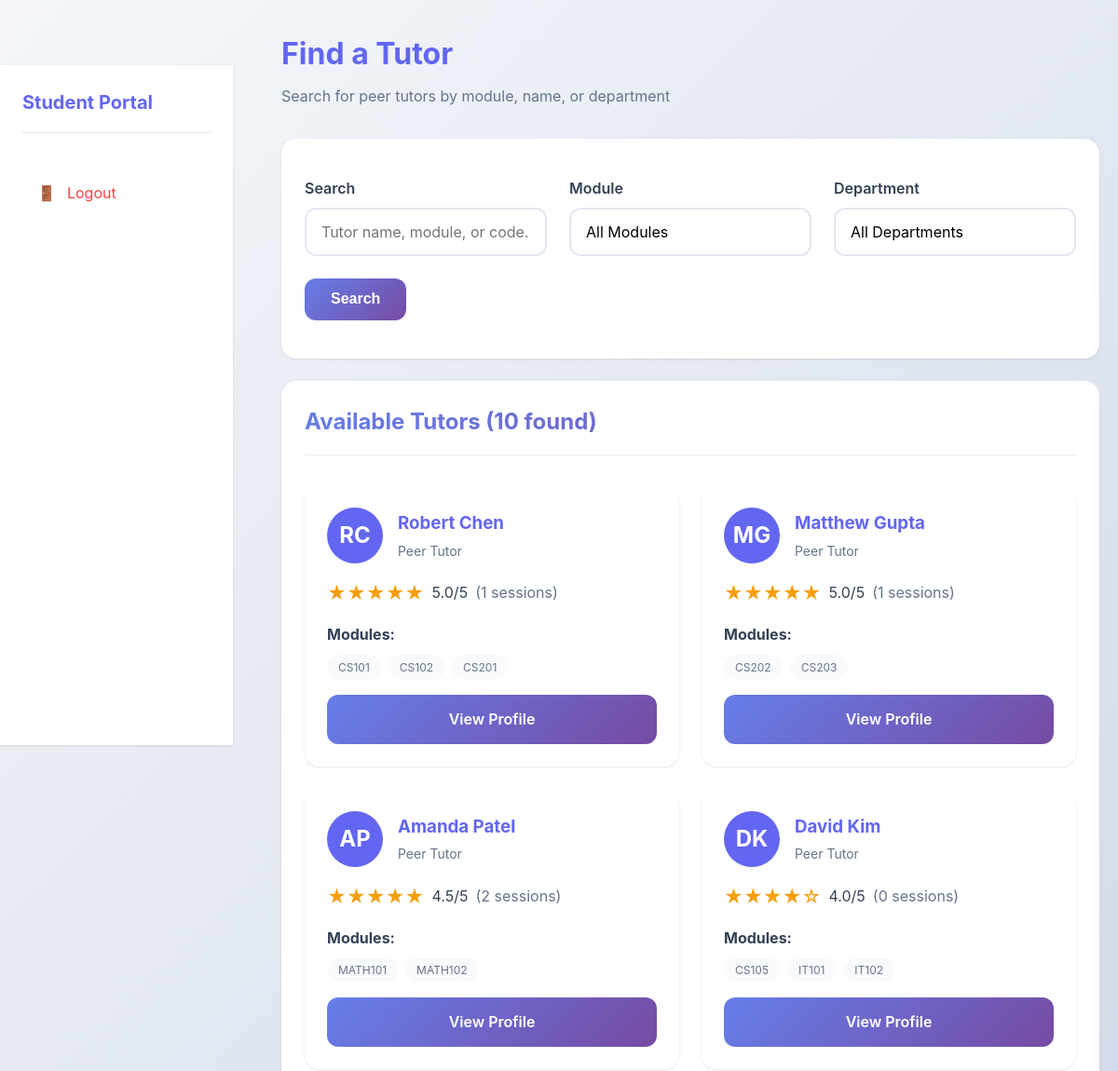
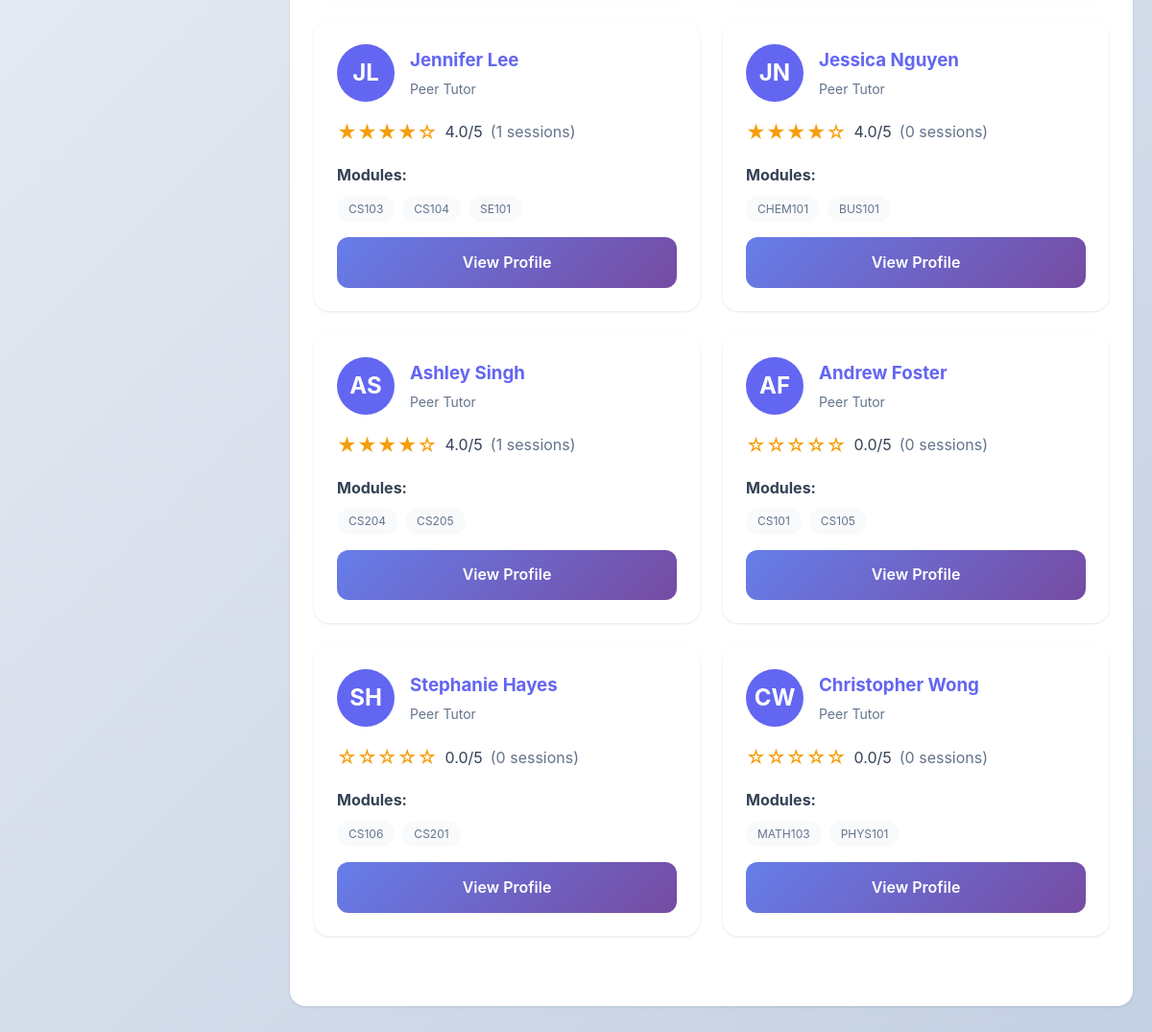
The page /student/find_tutor.php (signed in) on the database its author committed (2 pictures, top to bottom).
### tables this page shows
CREATE TABLE tutors (
    tutor_id INT AUTO_INCREMENT PRIMARY KEY,
    tutor_number VARCHAR(20) NOT NULL UNIQUE,
    first_name VARCHAR(50) NOT NULL,
    last_name VARCHAR(50) NOT NULL,
    email VARCHAR(100) NOT NULL UNIQUE,
    password VARCHAR(255) NOT NULL,
    phone VARCHAR(20),
    status ENUM('active', 'inactive') DEFAULT 'active',
    created_at TIMESTAMP DEFAULT CURRENT_TIMESTAMP
);

CREATE TABLE tutor_modules (
    tutor_module_id INT AUTO_INCREMENT PRIMARY KEY,
    tutor_id INT NOT NULL,
    module_id INT NOT NULL,
    proficiency_level ENUM('beginner', 'intermediate', 'advanced') DEFAULT 'intermediate',
    created_at TIMESTAMP DEFAULT CURRENT_TIMESTAMP,
    FOREIGN KEY (tutor_id) REFERENCES tutors(tutor_id) ON DELETE CASCADE,
    FOREIGN KEY (module_id) REFERENCES modules(module_id) ON DELETE CASCADE,
    UNIQUE KEY unique_tutor_module (tutor_id, module_id)
);

CREATE TABLE modules (
    module_id INT AUTO_INCREMENT PRIMARY KEY,
    module_code VARCHAR(20) NOT NULL UNIQUE,
    module_name VARCHAR(100) NOT NULL,
    program_id INT NOT NULL,
    created_at TIMESTAMP DEFAULT CURRENT_TIMESTAMP,
    FOREIGN KEY (program_id) REFERENCES programs(program_id) ON DELETE CASCADE
);

### includes/functions.php (called while the page is built, shortened)
<?php
function generateStarRating($rating) {
    $stars = '';
    for ($i = 1; $i <= 5; $i++) {
        if ($i <= $rating) {
            $stars .= '★';
        } else {
            $stars .= '☆';
        }
    }
    return $stars;
}
?>

### student/find_tutor.php (the view, shortened to what this page needs)
<?php
require_once '../config/database.php';
require_once '../includes/functions.php';
$search = $_GET['search'] ?? '';
$query = "
    SELECT DISTINCT t.*,
    (SELECT AVG(rating) FROM feedback WHERE tutor_id = t.tutor_id) as avg_rating,
    (SELECT COUNT(*) FROM sessions s JOIN bookings b ON s.booking_id = b.booking_id WHERE b.tutor_id = t.tutor_id AND s.status = 'completed') as session_count
    FROM tutors t
    JOIN tutor_modules tm ON t.tutor_id = tm.tutor_id
    JOIN modules m ON tm.module_id = m.module_id
    JOIN programs p ON m.program_id = p.program_id
    JOIN departments d ON p.department_id = d.department_id
    WHERE t.status = 'active'
";
$params = [];
$query .= " ORDER BY avg_rating DESC, t.last_name, t.first_name";
$stmt = $pdo->prepare($query);
$stmt->execute($params);
$tutors = $stmt->fetchAll();
?>
<!DOCTYPE html>
<html lang="en">
<head>
    <link rel="stylesheet" href="../assets/css/style.css">
</head>
<body>
    <div class="dashboard-layout">
        <?php include '../includes/sidebar.php'; ?>
        <div class="main-content">
            <div class="container-fluid">
                <div class="page-header">
                    <h1>Find a Tutor</h1>
                    <p>Search for peer tutors by module, name, or department</p>
                </div>
                <div class="card">
                    <div class="card-body">
                        <form method="GET" action="">
                            <div class="form-row">
                                <div class="form-group">
                                    <label for="search">Search</label>
                                    <input type="text" id="search" name="search" class="form-control" placeholder="Tutor name, module, or code..." value="<?php echo htmlspecialchars($search); ?>">
                                </div>
                                <div class="form-group">
                                    <label for="module">Module</label>
                                    <select id="module" name="module" class="form-control">
                                        <option value="">All Modules</option>
                                    </select>
                                </div>
                                <div class="form-group">
                                    <label for="department">Department</label>
                                    <select id="department" name="department" class="form-control">
                                        <option value="">All Departments</option>
                                    </select>
                                </div>
                            </div>
                            <button type="submit" class="btn btn-primary">Search</button>
                        </form>
                    </div>
                </div>
                <div class="card">
                    <div class="card-header">
                        <h2>Available Tutors (<?php echo count($tutors); ?> found)</h2>
                    </div>
                    <div class="card-body">
                        <?php if (empty($tutors)): ?>
                            <p>No tutors found matching your criteria. Try adjusting your search filters.</p>
                        <?php else: ?>
                            <div class="tutor-grid">
                                <?php foreach ($tutors as $tutor): ?>
                                    <?php
                                    $stmt = $pdo->prepare("
                                        SELECT m.module_code, m.module_name, tm.proficiency_level
                                        FROM tutor_modules tm
                                        JOIN modules m ON tm.module_id = m.module_id
                                        WHERE tm.tutor_id = ?
                                    ");
                                    $stmt->execute([$tutor['tutor_id']]);
                                    $tutor_modules = $stmt->fetchAll();
                                    ?>
                                    <div class="tutor-card">
                                        <div class="tutor-card-header">
                                            <div class="tutor-avatar">
                                                <?php echo strtoupper(substr($tutor['first_name'], 0, 1) . substr($tutor['last_name'], 0, 1)); ?>
                                            </div>
                                            <div class="tutor-info">
                                                <h3><?php echo htmlspecialchars($tutor['first_name'] . ' ' . $tutor['last_name']); ?></h3>
                                                <p>Peer Tutor</p>
                                            </div>
                                        </div>
                                        <div class="tutor-card-body">
                                            <div class="tutor-rating">
                                                <span class="stars"><?php echo generateStarRating(round($tutor['avg_rating'])); ?></span>
                                                <span><?php echo number_format($tutor['avg_rating'], 1); ?>/5</span>
                                                <span style="color: var(--text-muted);">(<?php echo $tutor['session_count']; ?> sessions)</span>
                                            </div>
                                            <p><strong>Modules:</strong></p>
                                            <div class="tutor-modules">
                                                <?php foreach ($tutor_modules as $tm): ?>
                                                    <span class="module-tag"><?php echo htmlspecialchars($tm['module_code']); ?></span>
                                                <?php endforeach; ?>
                                            </div>
                                        </div>
                                        <div class="tutor-card-footer">
                                            <a href="tutor_profile.php?tutor_id=<?php echo $tutor['tutor_id']; ?>" class="btn btn-primary" style="width: 100%;">View Profile</a>
                                        </div>
                                    </div>
                                <?php endforeach; ?>
                            </div>
                        <?php endif; ?>
                    </div>
                </div>
            </div>
        </div>
    </div>
</body>
</html>

### rows shown on the page
tutors: first_name+last_name "RC", first_name+last_name "Robert Chen", avg_rating "★★★★★", avg_rating "5.0", session_count "1"
tutor_modules: module.module_code "CS101"
tutor_modules: module.module_code "CS102"
tutor_modules: module.module_code "CS201"
tutors: first_name+last_name "MG", first_name+last_name "Matthew Gupta", avg_rating "★★★★★", avg_rating "5.0", session_count "1"
tutor_modules: module.module_code "CS202"
tutor_modules: module.module_code "CS203"
tutors: first_name+last_name "AP", first_name+last_name "Amanda Patel", avg_rating "★★★★★", avg_rating "4.5", session_count "2"
tutor_modules: module.module_code "MATH101"
tutor_modules: module.module_code "MATH102"
tutors: first_name+last_name "DK", first_name+last_name "David Kim", avg_rating "★★★★☆", avg_rating "4.0", session_count "0"
tutor_modules: module.module_code "CS105"
tutor_modules: module.module_code "IT101"
tutor_modules: module.module_code "IT102"
tutors: first_name+last_name "JL", first_name+last_name "Jennifer Lee", avg_rating "★★★★☆", avg_rating "4.0", session_count "1"
tutor_modules: module.module_code "CS103"
tutor_modules: module.module_code "CS104"
tutor_modules: module.module_code "SE101"
tutors: first_name+last_name "JN", first_name+last_name "Jessica Nguyen", avg_rating "★★★★☆", avg_rating "4.0", session_count "0"
tutor_modules: module.module_code "CHEM101"
tutor_modules: module.module_code "BUS101"
tutors: first_name+last_name "AS", first_name+last_name "Ashley Singh", avg_rating "★★★★☆", avg_rating "4.0", session_count "1"
tutor_modules: module.module_code "CS204"
tutor_modules: module.module_code "CS205"
tutors: first_name+last_name "AF", first_name+last_name "Andrew Foster", avg_rating "☆☆☆☆☆", avg_rating "0.0", session_count "0"
tutor_modules: module.module_code "CS101"
tutors: first_name+last_name "SH", first_name+last_name "Stephanie Hayes", avg_rating "☆☆☆☆☆", avg_rating "0.0", session_count "0", $tutor['tutor_id'] 10 (drawn)
tutor_modules: module.module_code "CS106"
tutor_modules: module.module_code "CS201"
tutors: first_name+last_name "CW", first_name+last_name "Christopher Wong", avg_rating "☆☆☆☆☆", avg_rating "0.0", session_count "0"
tutor_modules: module.module_code "MATH103"
tutor_modules: module.module_code "PHYS101"

### other values the page prints
getCurrentUserRole() "Student"
count($tutors) "10"
